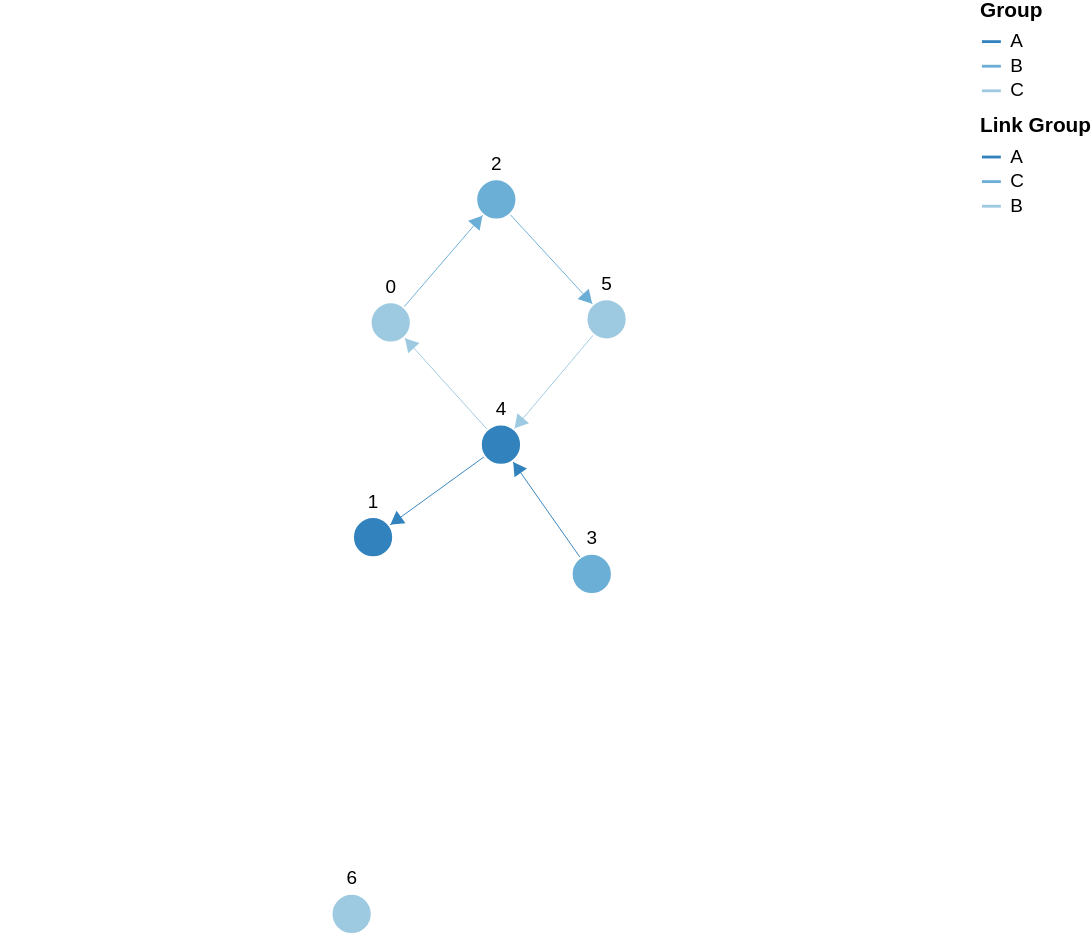

The specification (Vega-Lite) saved for this image:
### Vega specification from a JSON file in a GitHub repository (floating-point values rounded to 4 significant figures)
{"$schema": "https://vega.github.io/schema/vega/v5.json", "description": "A node-link diagram with force-directed layout.", "width": 500, "height": 500, "padding": 0, "signals": [{"name": "cx", "update": "width / 2"}, {"name": "cy", "update": "height / 2"}, {"name": "nodeRadius", "value": 15}, {"name": "nodeCharge", "value": -80}, {"name": "linkDistance", "value": 80}, {"name": "layoutdata", "value": false, "bind": {"input": "checkbox"}}, {"name": "static", "value": true, "bind": {"input": "checkbox"}}, {"description": "State variable for active node fix status.", "name": "fix", "value": false, "on": [{"events": "symbol:mouseout[!event.buttons], window:mouseup", "update": "false"}, {"events": "symbol:mouseover", "update": "fix || true"}, {"events": "[symbol:mousedown, window:mouseup] > window:mousemove!", "update": "xy()", "force": true}]}, {"description": "Graph node most recently interacted with.", "name": "node", "value": null, "on": [{"events": "symbol:mouseover", "update": "fix === true ? item() : node"}]}, {"description": "Flag to restart Force simulation upon data changes.", "name": "restart", "value": false, "on": [{"events": {"signal": "fix"}, "update": "fix && fix.length"}, {"events": {"signal": "layoutdata"}, "update": "true"}]}], "scales": [{"name": "color", "type": "ordinal", "domain": {"data": "node-data", "field": "group"}, "range": {"scheme": "category20c"}}, {"name": "colorlink", "type": "ordinal", "domain": {"data": "link-data", "field": "group"}, "range": {"scheme": "category20c"}}, {"name": "xscale", "domain": {"data": "node-data", "field": "fx"}, "range": [10, {"signal": "width - 10"}]}, {"name": "yscale", "domain": {"data": "node-data", "field": "fy"}, "range": [10, {"signal": "height - 10"}]}], "legends": [{"title": "Group", "stroke": "color", "symbolType": "stroke"}, {"title": "Link Group", "stroke": "colorlink", "symbolType": "stroke"}], "marks": [{"name": "nodes", "type": "symbol", "zindex": 1, "from": {"data": "node-data"}, "transform": [{"type": "force", "iterations": 300, "restart": {"signal": "restart"}, "static": {"signal": "static"}, "signal": "force", "forces": [{"force": "center", "x": {"signal": "cx"}, "y": {"signal": "cy"}}, {"force": "collide", "radius": {"signal": "nodeRadius"}}, {"force": "nbody", "strength": {"signal": "nodeCharge"}}, {"force": "link", "links": "link-data", "distance": {"signal": "linkDistance"}}]}], "encode": {"enter": {"fill": {"scale": "color", "field": "group"}, "stroke": {"value": "white"}}, "update": {"size": {"signal": "2 * nodeRadius * nodeRadius"}, "cursor": {"value": "pointer"}, "fy": {"signal": "node != null && node.datum.id == datum.id ?  (fix === true ? node.y : (!fix ? null :fix[1])) : layoutdata ? scale('yscale', datum.fy) : null"}, "fx": {"signal": "node != null && node.datum.id == datum.id ?  (fix === true ? node.x : (!fix ? null :fix[0])) : layoutdata ? scale('xscale', datum.fx) : null"}}}, "on": [{"trigger": "fix", "modify": "node", "values": "fix === true ? {fx: node.x, fy: node.y} : {fx: fix[0], fy: fix[1]}"}, {"trigger": "!fix", "modify": "node", "values": "{fx: null, fy: null}"}]}, {"type": "text", "name": "labels", "from": {"data": "nodes"}, "zindex": 2, "interactive": false, "transform": [{"type": "label", "avoidMarks": ["nodes"], "anchor": ["top", "bottom", "right", "left"], "offset": [1], "size": {"signal": "[width + 60, height]"}}], "encode": {"enter": {"fill": {"value": "black"}, "align": {"value": "center"}, "baseline": {"value": "middle"}, "fontSize": {"value": 10}, "text": {"field": "datum.id"}}, "update": {"x": {"field": "x"}, "y": {"field": "y"}}}}, {"type": "path", "from": {"data": "link-data"}, "interactive": false, "encode": {"update": {"stroke": {"scale": "colorlink", "field": "group"}, "strokeWidth": {"value": 0.5}}}, "transform": [{"type": "linkpath", "require": {"signal": "force"}, "shape": "line", "sourceX": "datum.source.x", "sourceY": "datum.source.y", "targetX": "datum.target.x", "targetY": "datum.target.y"}]}, {"name": "arrows", "type": "symbol", "from": {"data": "link-data"}, "zindex": {"value": 40}, "encode": {"enter": {"fill": {"scale": "colorlink", "field": "group"}, "stroke": {"scale": "colorlink", "field": "group"}, "shape": {"value": "triangle-right"}, "size": {"value": 40}}, "update": {"x": {"field": "target.x"}, "y": {"field": "target.y"}}, "hover": {"opacity": {"value": 1}}}, "transform": [{"type": "formula", "as": "tan", "expr": "atan2((datum.datum.target.y-datum.datum.source.y),(datum.datum.target.x-datum.datum.source.x))"}, {"type": "formula", "as": "angle", "expr": "datum.tan*180/PI"}, {"type": "formula", "as": "y", "expr": "datum.datum.target.y - nodeRadius*sin(datum.tan)"}, {"type": "formula", "as": "x", "expr": "datum.datum.target.x - nodeRadius*cos(datum.tan)"}]}], "data": [{"name": "node-data", "values": [{"id": 4, "label": "Zero", "group": "A", "fx": 2, "fy": 5}, {"id": 1, "label": "One", "group": "A", "fx": 2, "fy": 10}, {"id": 2, "label": "Two", "group": "B", "fx": 2, "fy": 5}, {"id": 3, "label": "Three", "group": "B", "fx": 2, "fy": 3}, {"id": 0, "label": "Four", "group": "C", "fx": 1, "fy": 5}, {"id": 5, "label": "Five", "group": "C", "fx": 2, "fy": 5}, {"id": 6, "label": "Six", "group": "C", "fx": 2, "fy": 5}]}, {"name": "link-data", "values": [{"id": 1, "source": 0, "target": 1, "group": "A"}, {"id": 2, "source": 4, "target": 2, "group": "C"}, {"id": 3, "source": 3, "target": 0, "group": "A"}, {"id": 4, "source": 2, "target": 5, "group": "C"}, {"id": 5, "source": 0, "target": 4, "group": "B"}, {"id": 6, "source": 5, "target": 0, "group": "B"}]}]}
